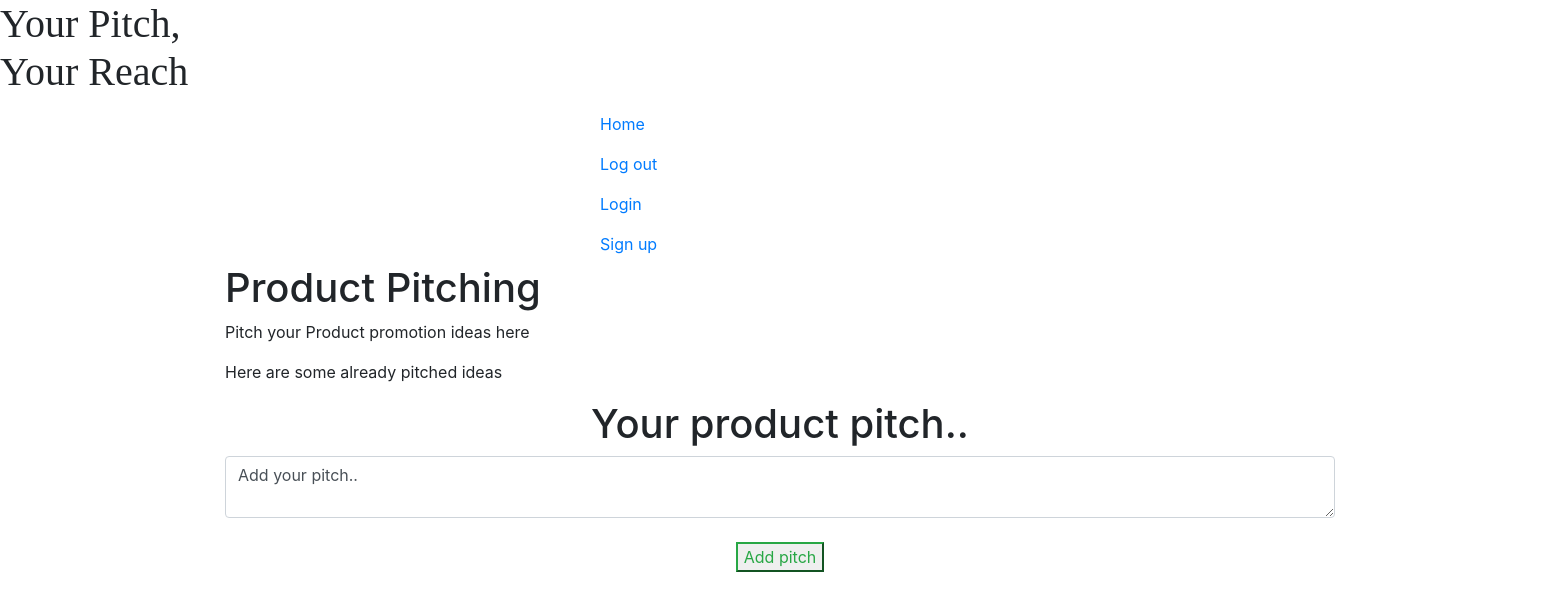
/product_pitch (signed in), run on an earlier commit of the app's database.
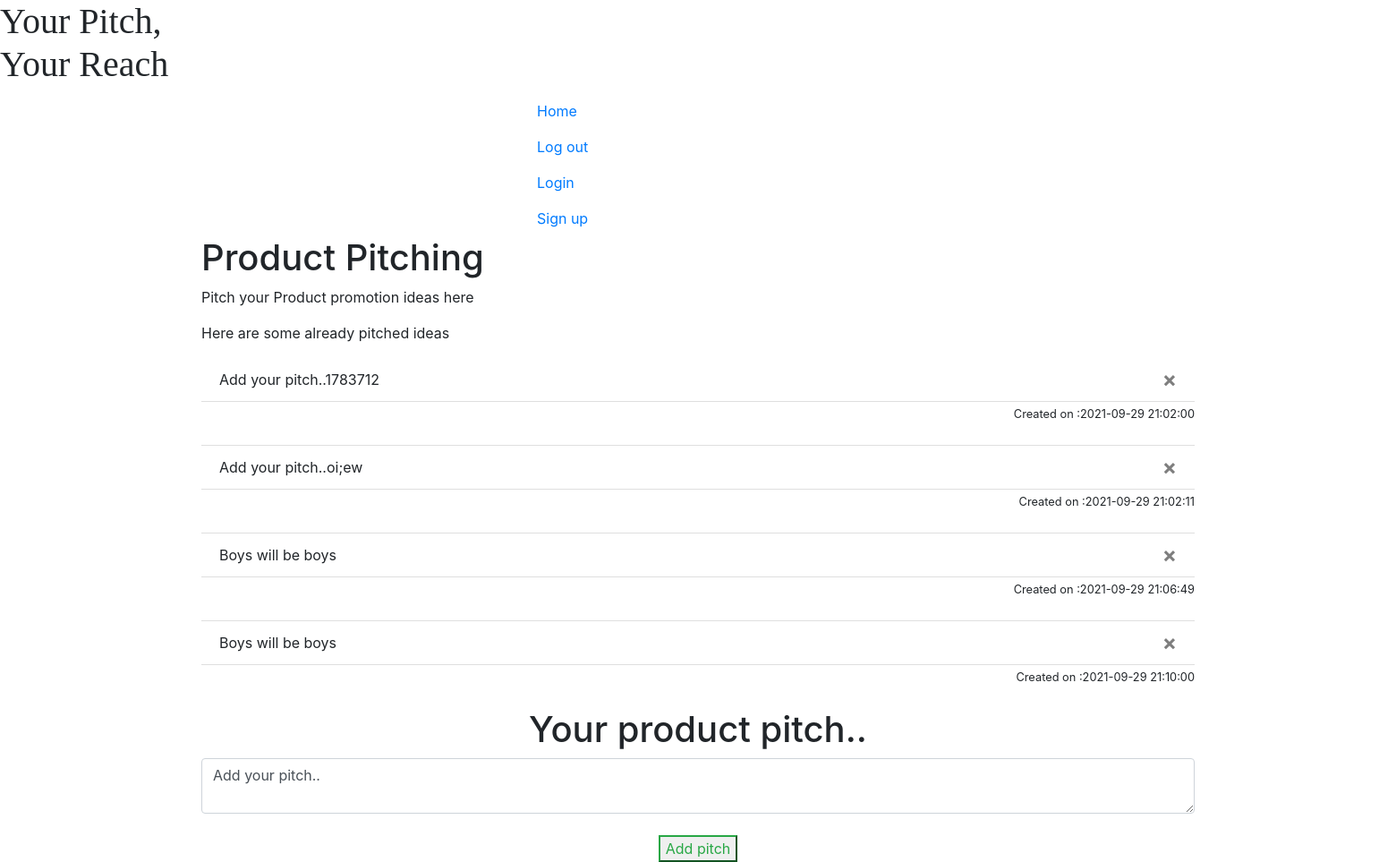
And on a later commit of the database.
### app/models.py (models this page shows)
class Pitch(db.Model):
    id=db.Column(db.Integer,primary_key=True)
    data=db.Column(db.String(10000))
    date=db.Column(db.DateTime(timezone=True),default=func.now())
    user_id=db.Column(db.Integer,db.ForeignKey('user.id'))

### app/views.py (the view)
@views.route('/product_pitch', methods=['GET', 'POST'])
@login_required
def product_pitch():
    return render_template("product_pitch.html", user=current_user)

### app/__init__.py (called while the page is built)
def create_app():
    app = Flask(__name__)
    app.config['SECRET_KEY']='ABCD'
    app.config['SQLALCHEMY_DATABASE_URI']=f'sqlite:///{DB_NAME}'
    db.init_app(app)
    from .views import views
    from .auth import auth
    app.register_blueprint(views,url_prefix='/')
    app.register_blueprint(auth,url_prefix='/')
    from .models import User,Pitch
    create_database(app)
    login_manager=LoginManager()
    login_manager.login_view='auth.login'
    login_manager.init_app(app)
    @login_manager.user_loader
    def load_user(id):
        return User.query.get(int(id))
    return app

### app/templates/product_pitch.html
{% extends "base.html" %}
{% block content %}
<h1>Product Pitching </h1>
<p>Pitch your Product promotion ideas here</p>
<p>Here are some already pitched ideas</p>
<ul class='list-group list-group-flush' id="pitchs">
    {% for pitch in user.pitchs%}
    <li class='list-group-item'>{{pitch.data}}
        <button type='button' class='close' onClick='deletePitch ({{pitch.id}})'>
            <span aria-hidden='true'>&times;</span>
        </button>
    </li>
    <div align="right">
        <small>Created on :{{pitch.date}}</small>
    </div>
    <br //>
    {% endfor %}
<h1 align='center'>Your product pitch.. </h1>
<form method="POST">
    <textarea name="pitch" id="pitch" class="form-control">Add your pitch..</textarea>
    <div align='center'>
        <br />
        <button class='btn-outline-success' type='submit'>Add pitch</button>
    </div>
</form>
{% endblock %}

### app/templates/base.html (shortened to what this page needs)
<!DOCTYPE html>
<html>
    <head>
        <link
        rel="stylesheet"
        href="https://stackpath.bootstrapcdn.com/bootstrap/4.4.1/css/bootstrap.min.css"
      />
      <link
        rel="stylesheet"
        href="https://stackpath.bootstrapcdn.com/font-awesome/4.7.0/css/font-awesome.min.css"
      />
    </head>
    {% block navbar %}
    {% include 'navbar.html' %}
    {% endblock %}
    <body>
        <div class="container">
            {% block content %}
            {% endblock %}
        </div>
    </body>
</html>

### app/templates/navbar.html
<nav>
    <div class="navbar-nav">
        <h1 style='font-family:Times New Roman, Times, serif;'>Your Pitch, <br> Your Reach</h1>
        <div style= "position:relative; left:600px;">
            <a class="nav-item nav-link" id="home" href="/">Home</a>
            <a class="nav-item nav-link" id="logout" href="/logout">Log out</a>
            <a class="nav-item nav-link" id="login" href="/login" >Login</a>
            <a class="nav-item nav-link" id="signup" href="/sign-up">Sign up</a>
        </div>
    </div>
</nav>

What changed in the data, as far as the page shows it:
added Pitch: data "Add your pitch..1783712", date "2021-09-29 21:02:00"
added Pitch: data "Add your pitch..oi;ew", date "2021-09-29 21:02:11"
added Pitch: data "Boys will be boys", date "2021-09-29 21:06:49"
added Pitch: data "Boys will be boys", date "2021-09-29 21:10:00"
